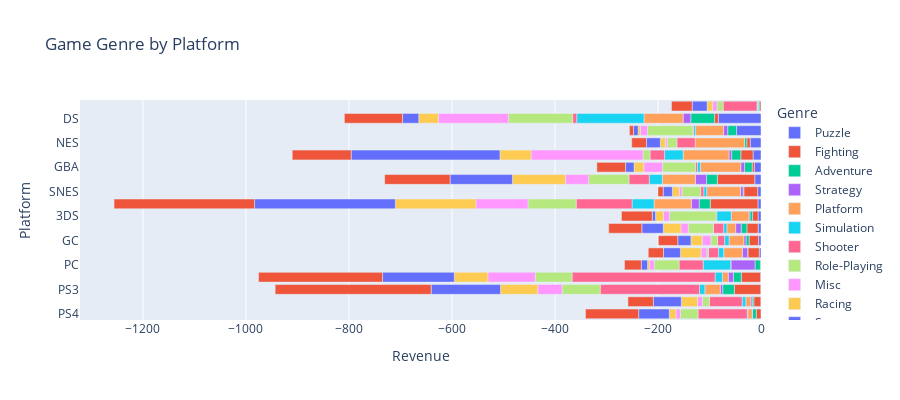

The cell this chart's notebook holds for it:
### Code cell
fig = px.bar(sales_summary, x="Revenue", y="Platform", color='Genre', orientation='h',
             hover_data=["Revenue", "Platform"],
             height=400,
             title='Game Genre by Platform')

# fig.update_layout(annotations=[
#        go.layout.Annotation(
#             showarrow=False,
#             text='Subtitle',
#             xanchor='right',
#             x=1,
#             xshift=275,
#             yanchor='top',
#             y=0.05,
#             font=dict(
#                 family="Courier New, monospace",
#                 size=22,
#                 color="#0000FF"
#             )
#         )])

# fig['layout']['xaxis'].update(side='top')

fig.show()

### Figure 1 — Plotly figure (JSON) as saved in the notebook; plotly's stock layout.template omitted (floating-point values rounded to 4 significant figures)
{"data": [{"alignmentgroup": "True", "customdata": [[-0.06, "PS4"], [-0.42, "X"], [-0.59, "PS3"], [-0.85, "X360"], [-1.01, "PC"], [-3.41, "N64"], [-4.7, "GC"], [-5.58, "PSP"], [-5.67, "3DS"], [-5.9, "PS2"], [-6.38, "SNES"], [-12.08, "PS"], [-12.95, "GBA"], [-15.41, "Wii"], [-21.0, "NES"], [-47.47, "G"], [-83.0, "DS"]], "hovertemplate": "Genre=Puzzle<br>Revenue=%{customdata[0]}<br>Platform=%{customdata[1]}<extra></extra>", "legendgroup": "Puzzle", "marker": {"color": "#636efa"}, "name": "Puzzle", "offsetgroup": "Puzzle", "orientation": "h", "showlegend": true, "textposition": "auto", "type": "bar", "x": [-0.06, -0.42, -0.59, -0.85, -1.01, -3.41, -4.7, -5.58, -5.67, -5.9, -6.38, -12.08, -12.95, -15.41, -21.0, -47.47, -83.0], "xaxis": "x", "y": ["PS4", "X", "PS3", "X360", "PC", "N64", "GC", "PSP", "3DS", "PS2", "SNES", "PS", "GBA", "Wii", "NES", "G", "DS"], "yaxis": "y"}, {"alignmentgroup": "True", "customdata": [[-0.29, "PC"], [-2.55, "XOne"], [-4.21, "GBA"], [-6.54, "NES"], [-7.12, "DS"], [-9.13, "PS4"], [-10.67, "3DS"], [-13.55, "X"], [-18.43, "GC"], [-21.83, "PSP"], [-22.08, "N64"], [-23.74, "Wii"], [-26.95, "SNES"], [-37.43, "X360"], [-51.26, "PS3"], [-72.68, "PS"], [-92.63, "PS2"]], "hovertemplate": "Genre=Fighting<br>Revenue=%{customdata[0]}<br>Platform=%{customdata[1]}<extra></extra>", "legendgroup": "Fighting", "marker": {"color": "#EF553B"}, "name": "Fighting", "offsetgroup": "Fighting", "orientation": "h", "showlegend": true, "textposition": "auto", "type": "bar", "x": [-0.29, -2.55, -4.21, -6.54, -7.12, -9.13, -10.67, -13.55, -18.43, -21.83, -22.08, -23.74, -26.95, -37.43, -51.26, -72.68, -92.63], "xaxis": "x", "y": ["PC", "XOne", "GBA", "NES", "DS", "PS4", "3DS", "X", "GC", "PSP", "N64", "Wii", "SNES", "X360", "PS3", "PS", "PS2"], "yaxis": "y"}, {"alignmentgroup": "True", "customdata": [[-0.45, "N64"], [-1.5, "SNES"], [-2.97, "XOne"], [-3.07, "X"], [-4.38, "NES"], [-5.05, "3DS"], [-5.93, "GC"], [-7.21, "PS4"], [-10.34, "PC"], [-11.15, "PSP"], [-14.7, "GBA"], [-15.2, "X360"], [-17.16, "G"], [-17.88, "Wii"], [-20.98, "PS"], [-21.45, "PS2"], [-22.5, "PS3"], [-46.19, "DS"]], "hovertemplate": "Genre=Adventure<br>Revenue=%{customdata[0]}<br>Platform=%{customdata[1]}<extra></extra>", "legendgroup": "Adventure", "marker": {"color": "#00cc96"}, "name": "Adventure", "offsetgroup": "Adventure", "orientation": "h", "showlegend": true, "textposition": "auto", "type": "bar", "x": [-0.45, -1.5, -2.97, -3.07, -4.38, -5.05, -5.93, -7.21, -10.34, -11.15, -14.7, -15.2, -17.16, -17.88, -20.98, -21.45, -22.5, -46.19], "xaxis": "x", "y": ["N64", "SNES", "XOne", "X", "NES", "3DS", "GC", "PS4", "PC", "PSP", "GBA", "X360", "G", "Wii", "PS", "PS2", "PS3", "DS"], "yaxis": "y"}, {"alignmentgroup": "True", "customdata": [[-0.48, "XOne"], [-0.72, "PS4"], [-2.19, "3DS"], [-2.78, "X"], [-4.32, "GC"], [-4.83, "PS3"], [-4.98, "SNES"], [-5.04, "Wii"], [-7.45, "GBA"], [-8.05, "G"], [-10.06, "X360"], [-10.33, "N64"], [-10.57, "PSP"], [-14.91, "DS"], [-15.18, "PS2"], [-21.69, "PS"], [-46.72, "PC"]], "hovertemplate": "Genre=Strategy<br>Revenue=%{customdata[0]}<br>Platform=%{customdata[1]}<extra></extra>", "legendgroup": "Strategy", "marker": {"color": "#ab63fa"}, "name": "Strategy", "offsetgroup": "Strategy", "orientation": "h", "showlegend": true, "textposition": "auto", "type": "bar", "x": [-0.48, -0.72, -2.19, -2.78, -4.32, -4.83, -4.98, -5.04, -7.45, -8.05, -10.06, -10.33, -10.57, -14.91, -15.18, -21.69, -46.72], "xaxis": "x", "y": ["XOne", "PS4", "3DS", "X", "GC", "PS3", "SNES", "Wii", "GBA", "G", "X360", "N64", "PSP", "DS", "PS2", "PS", "PC"], "yaxis": "y"}, {"alignmentgroup": "True", "customdata": [[-0.51, "PC"], [-1.02, "XOne"], [-8.31, "PS4"], [-9.66, "X"], [-11.42, "X360"], [-17.12, "PSP"], [-28.66, "GC"], [-29.83, "PS3"], [-34.29, "3DS"], [-36.13, "N64"], [-54.91, "G"], [-64.21, "PS"], [-65.65, "SNES"], [-72.51, "PS2"], [-75.98, "DS"], [-78.32, "GBA"], [-89.13, "Wii"], [-95.78, "NES"]], "hovertemplate": "Genre=Platform<br>Revenue=%{customdata[0]}<br>Platform=%{customdata[1]}<extra></extra>", "legendgroup": "Platform", "marker": {"color": "#FFA15A"}, "name": "Platform", "offsetgroup": "Platform", "orientation": "h", "showlegend": true, "textposition": "auto", "type": "bar", "x": [-0.51, -1.02, -8.31, -9.66, -11.42, -17.12, -28.66, -29.83, -34.29, -36.13, -54.91, -64.21, -65.65, -72.51, -75.98, -78.32, -89.13, -95.78], "xaxis": "x", "y": ["PC", "XOne", "PS4", "X", "X360", "PSP", "GC", "PS3", "3DS", "N64", "G", "PS", "SNES", "PS2", "DS", "GBA", "Wii", "NES"], "yaxis": "y"}, {"alignmentgroup": "True", "customdata": [[-0.77, "XOne"], [-1.4, "PS4"], [-3.55, "G"], [-5.63, "SNES"], [-5.93, "GBA"], [-6.29, "PSP"], [-7.11, "X"], [-8.59, "GC"], [-10.19, "N64"], [-10.46, "PS3"], [-14.21, "X360"], [-25.33, "PS"], [-28.17, "3DS"], [-36.08, "Wii"], [-42.68, "PS2"], [-53.46, "PC"], [-130.6, "DS"]], "hovertemplate": "Genre=Simulation<br>Revenue=%{customdata[0]}<br>Platform=%{customdata[1]}<extra></extra>", "legendgroup": "Simulation", "marker": {"color": "#19d3f3"}, "name": "Simulation", "offsetgroup": "Simulation", "orientation": "h", "showlegend": true, "textposition": "auto", "type": "bar", "x": [-0.77, -1.4, -3.55, -5.63, -5.93, -6.29, -7.11, -8.59, -10.19, -10.46, -14.21, -25.33, -28.17, -36.08, -42.68, -53.46, -130.6], "xaxis": "x", "y": ["XOne", "PS4", "G", "SNES", "GBA", "PSP", "X", "GC", "N64", "PS3", "X360", "PS", "3DS", "Wii", "PS2", "PC", "DS"], "yaxis": "y"}, {"alignmentgroup": "True", "customdata": [[-1.2, "G"], [-1.3, "3DS"], [-3.61, "GBA"], [-6.07, "SNES"], [-7.93, "DS"], [-13.65, "GC"], [-19.27, "N64"], [-19.68, "PSP"], [-28.17, "Wii"], [-35.62, "NES"], [-39.31, "PS"], [-46.78, "PC"], [-63.56, "X"], [-65.77, "XOne"], [-95.41, "PS4"], [-108.6, "PS2"], [-192.8, "PS3"], [-277.7, "X360"]], "hovertemplate": "Genre=Shooter<br>Revenue=%{customdata[0]}<br>Platform=%{customdata[1]}<extra></extra>", "legendgroup": "Shooter", "marker": {"color": "#FF6692"}, "name": "Shooter", "offsetgroup": "Shooter", "orientation": "h", "showlegend": true, "textposition": "auto", "type": "bar", "x": [-1.2, -1.3, -3.61, -6.07, -7.93, -13.65, -19.27, -19.68, -28.17, -35.62, -39.31, -46.78, -63.56, -65.77, -95.41, -108.6, -192.8, -277.7], "xaxis": "x", "y": ["G", "3DS", "GBA", "SNES", "DS", "GC", "N64", "PSP", "Wii", "NES", "PS", "PC", "X", "XOne", "PS4", "PS2", "PS3", "X360"], "yaxis": "y"}, {"alignmentgroup": "True", "customdata": [[-3.36, "N64"], [-11.91, "XOne"], [-13.15, "GC"], [-13.51, "X"], [-13.73, "Wii"], [-18.78, "NES"], [-34.2, "PS4"], [-36.43, "SNES"], [-48.28, "PC"], [-49.17, "PSP"], [-64.21, "GBA"], [-71.46, "X360"], [-73.99, "PS3"], [-78.3, "PS"], [-88.24, "G"], [-90.41, "3DS"], [-93.5, "PS2"], [-124.6, "DS"]], "hovertemplate": "Genre=Role-Playing<br>Revenue=%{customdata[0]}<br>Platform=%{customdata[1]}<extra></extra>", "legendgroup": "Role-Playing", "marker": {"color": "#B6E880"}, "name": "Role-Playing", "offsetgroup": "Role-Playing", "orientation": "h", "showlegend": true, "textposition": "auto", "type": "bar", "x": [-3.36, -11.91, -13.15, -13.51, -13.73, -18.78, -34.2, -36.43, -48.28, -49.17, -64.21, -71.46, -73.99, -78.3, -88.24, -90.41, -93.5, -124.6], "xaxis": "x", "y": ["N64", "XOne", "GC", "X", "Wii", "NES", "PS4", "SNES", "PC", "PSP", "GBA", "X360", "PS3", "PS", "G", "3DS", "PS2", "DS"], "yaxis": "y"}, {"alignmentgroup": "True", "customdata": [[-3.59, "NES"], [-5.02, "SNES"], [-8.42, "XOne"], [-8.74, "PC"], [-8.93, "PS4"], [-9.58, "X"], [-11.19, "N64"], [-11.67, "3DS"], [-13.35, "G"], [-14.01, "PSP"], [-16.73, "GC"], [-36.28, "GBA"], [-44.91, "PS"], [-47.25, "PS3"], [-92.0, "X360"], [-101.2, "PS2"], [-136.0, "DS"], [-217.2, "Wii"]], "hovertemplate": "Genre=Misc<br>Revenue=%{customdata[0]}<br>Platform=%{customdata[1]}<extra></extra>", "legendgroup": "Misc", "marker": {"color": "#FF97FF"}, "name": "Misc", "offsetgroup": "Misc", "orientation": "h", "showlegend": true, "textposition": "auto", "type": "bar", "x": [-3.59, -5.02, -8.42, -8.74, -8.93, -9.58, -11.19, -11.67, -13.35, -14.01, -16.73, -36.28, -44.91, -47.25, -92.0, -101.2, -136.0, -217.2], "xaxis": "x", "y": ["NES", "SNES", "XOne", "PC", "PS4", "X", "N64", "3DS", "G", "PSP", "GC", "GBA", "PS", "PS3", "X360", "PS2", "DS", "Wii"], "yaxis": "y"}, {"alignmentgroup": "True", "customdata": [[-4.12, "PC"], [-4.55, "G"], [-9.78, "NES"], [-10.68, "XOne"], [-12.75, "PS4"], [-13.49, "SNES"], [-15.33, "3DS"], [-18.82, "GBA"], [-21.9, "GC"], [-31.53, "X"], [-34.37, "PSP"], [-38.14, "DS"], [-40.09, "N64"], [-60.42, "Wii"], [-65.09, "X360"], [-72.24, "PS3"], [-103.2, "PS"], [-156.3, "PS2"]], "hovertemplate": "Genre=Racing<br>Revenue=%{customdata[0]}<br>Platform=%{customdata[1]}<extra></extra>", "legendgroup": "Racing", "marker": {"color": "#FECB52"}, "name": "Racing", "offsetgroup": "Racing", "orientation": "h", "showlegend": true, "textposition": "auto", "type": "bar", "x": [-4.12, -4.55, -9.78, -10.68, -12.75, -13.49, -15.33, -18.82, -21.9, -31.53, -34.37, -38.14, -40.09, -60.42, -65.09, -72.24, -103.2, -156.3], "xaxis": "x", "y": ["PC", "G", "NES", "XOne", "PS4", "SNES", "3DS", "GBA", "GC", "X", "PSP", "DS", "N64", "Wii", "X360", "PS3", "PS", "PS2"], "yaxis": "y"}, {"alignmentgroup": "True", "customdata": [[-6.27, "3DS"], [-9.05, "G"], [-12.26, "PC"], [-16.44, "GBA"], [-17.87, "SNES"], [-25.53, "GC"], [-26.85, "NES"], [-29.01, "XOne"], [-31.48, "DS"], [-32.8, "N64"], [-41.63, "PSP"], [-54.3, "X"], [-59.43, "PS4"], [-121.0, "PS"], [-134.8, "PS3"], [-139.4, "X360"], [-273.4, "PS2"], [-288.9, "Wii"]], "hovertemplate": "Genre=Sports<br>Revenue=%{customdata[0]}<br>Platform=%{customdata[1]}<extra></extra>", "legendgroup": "Sports", "marker": {"color": "#636efa"}, "name": "Sports", "offsetgroup": "Sports", "orientation": "h", "showlegend": true, "textposition": "auto", "type": "bar", "x": [-6.27, -9.05, -12.26, -16.44, -17.87, -25.53, -26.85, -29.01, -31.48, -32.8, -41.63, -54.3, -59.43, -121.0, -134.8, -139.4, -273.4, -288.9], "xaxis": "x", "y": ["3DS", "G", "PC", "GBA", "SNES", "GC", "NES", "XOne", "DS", "N64", "PSP", "X", "PS4", "PS", "PS3", "X360", "PS2", "Wii"], "yaxis": "y"}, {"alignmentgroup": "True", "customdata": [[-7.92, "G"], [-10.08, "SNES"], [-28.75, "NES"], [-29.58, "N64"], [-32.44, "PC"], [-37.84, "GC"], [-40.24, "XOne"], [-49.28, "X"], [-55.8, "GBA"], [-59.92, "3DS"], [-64.31, "PSP"], [-103.2, "PS4"], [-112.9, "DS"], [-114.4, "Wii"], [-127.0, "PS"], [-240.7, "X360"], [-272.8, "PS2"], [-302.8, "PS3"]], "hovertemplate": "Genre=Action<br>Revenue=%{customdata[0]}<br>Platform=%{customdata[1]}<extra></extra>", "legendgroup": "Action", "marker": {"color": "#EF553B"}, "name": "Action", "offsetgroup": "Action", "orientation": "h", "showlegend": true, "textposition": "auto", "type": "bar", "x": [-7.92, -10.08, -28.75, -29.58, -32.44, -37.84, -40.24, -49.28, -55.8, -59.92, -64.31, -103.2, -112.9, -114.4, -127.0, -240.7, -272.8, -302.8], "xaxis": "x", "y": ["G", "SNES", "NES", "N64", "PC", "GC", "XOne", "X", "GBA", "3DS", "PSP", "PS4", "DS", "Wii", "PS", "X360", "PS2", "PS3"], "yaxis": "y"}], "layout": {"barmode": "relative", "height": 400, "legend": {"title": {"text": "Genre"}, "tracegroupgap": 0}, "title": {"text": "Game Genre by Platform"}, "xaxis": {"anchor": "y", "domain": [0, 1], "title": {"text": "Revenue"}}, "yaxis": {"anchor": "x", "domain": [0, 1], "title": {"text": "Platform"}}}}
